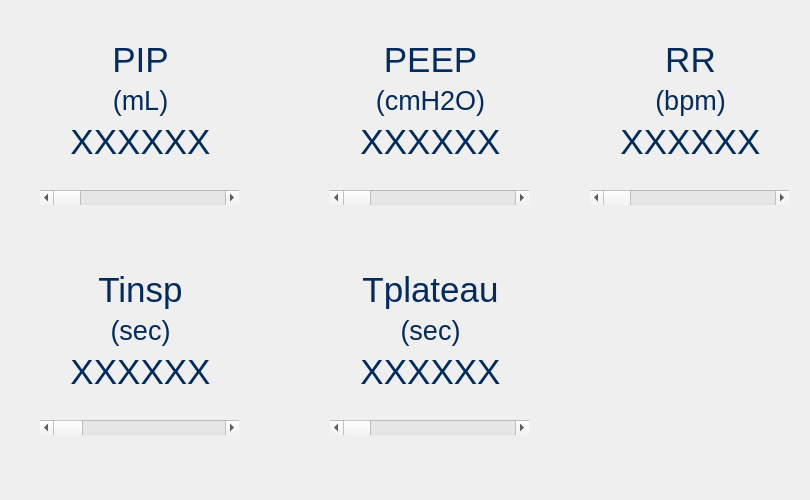
<?xml version="1.0" encoding="UTF-8"?>
<ui version="4.0">
 <class>Form</class>
 <widget class="QWidget" name="Form">
  <property name="geometry">
   <rect>
    <x>0</x>
    <y>0</y>
    <width>810</width>
    <height>500</height>
   </rect>
  </property>
  <property name="windowTitle">
   <string>Form</string>
  </property>
  <widget class="QWidget" name="layoutWidget">
   <property name="geometry">
    <rect>
     <x>590</x>
     <y>40</y>
     <width>201</width>
     <height>121</height>
    </rect>
   </property>
   <layout class="QVBoxLayout" name="verticalLayout_10">
    <item>
     <widget class="QLabel" name="RR_label_set">
      <property name="font">
       <font>
        <family>Arial</family>
        <pointsize>26</pointsize>
       </font>
      </property>
      <property name="styleSheet">
       <string notr="true">color: rgb(3, 43, 91);</string>
      </property>
      <property name="text">
       <string>RR</string>
      </property>
      <property name="alignment">
       <set>Qt::AlignCenter</set>
      </property>
     </widget>
    </item>
    <item>
     <widget class="QLabel" name="setRR_units">
      <property name="font">
       <font>
        <family>Arial</family>
        <pointsize>20</pointsize>
       </font>
      </property>
      <property name="styleSheet">
       <string notr="true">color: rgb(3, 43, 91);</string>
      </property>
      <property name="text">
       <string>(bpm)</string>
      </property>
      <property name="alignment">
       <set>Qt::AlignCenter</set>
      </property>
     </widget>
    </item>
    <item>
     <widget class="QLabel" name="setRRvar_setting">
      <property name="font">
       <font>
        <family>Arial</family>
        <pointsize>26</pointsize>
       </font>
      </property>
      <property name="styleSheet">
       <string notr="true">color: rgb(3, 43, 91);</string>
      </property>
      <property name="text">
       <string>XXXXXX</string>
      </property>
      <property name="alignment">
       <set>Qt::AlignCenter</set>
      </property>
     </widget>
    </item>
   </layout>
  </widget>
  <widget class="QWidget" name="layoutWidget">
   <property name="geometry">
    <rect>
     <x>40</x>
     <y>270</y>
     <width>201</width>
     <height>121</height>
    </rect>
   </property>
   <layout class="QVBoxLayout" name="verticalLayout_6">
    <item>
     <widget class="QLabel" name="Tinsp_label_set">
      <property name="font">
       <font>
        <family>Arial</family>
        <pointsize>26</pointsize>
       </font>
      </property>
      <property name="styleSheet">
       <string notr="true">color: rgb(3, 43, 91);</string>
      </property>
      <property name="text">
       <string>Tinsp</string>
      </property>
      <property name="alignment">
       <set>Qt::AlignCenter</set>
      </property>
     </widget>
    </item>
    <item>
     <widget class="QLabel" name="setTinsp_units">
      <property name="font">
       <font>
        <family>Arial</family>
        <pointsize>20</pointsize>
       </font>
      </property>
      <property name="styleSheet">
       <string notr="true">color: rgb(3, 43, 91);</string>
      </property>
      <property name="text">
       <string>(sec)</string>
      </property>
      <property name="alignment">
       <set>Qt::AlignCenter</set>
      </property>
     </widget>
    </item>
    <item>
     <widget class="QLabel" name="setTinspvar_setting">
      <property name="font">
       <font>
        <family>Arial</family>
        <pointsize>26</pointsize>
       </font>
      </property>
      <property name="styleSheet">
       <string notr="true">color: rgb(3, 43, 91);</string>
      </property>
      <property name="text">
       <string>XXXXXX</string>
      </property>
      <property name="alignment">
       <set>Qt::AlignCenter</set>
      </property>
     </widget>
    </item>
   </layout>
  </widget>
  <widget class="QWidget" name="layoutWidget">
   <property name="geometry">
    <rect>
     <x>330</x>
     <y>40</y>
     <width>201</width>
     <height>121</height>
    </rect>
   </property>
   <layout class="QVBoxLayout" name="verticalLayout_9">
    <item>
     <widget class="QLabel" name="PEEP_label_set">
      <property name="font">
       <font>
        <family>Arial</family>
        <pointsize>26</pointsize>
       </font>
      </property>
      <property name="styleSheet">
       <string notr="true">color: rgb(3, 43, 91);</string>
      </property>
      <property name="text">
       <string>PEEP</string>
      </property>
      <property name="alignment">
       <set>Qt::AlignCenter</set>
      </property>
     </widget>
    </item>
    <item>
     <widget class="QLabel" name="setPEEP_units">
      <property name="font">
       <font>
        <family>Arial</family>
        <pointsize>20</pointsize>
       </font>
      </property>
      <property name="styleSheet">
       <string notr="true">color: rgb(3, 43, 91);</string>
      </property>
      <property name="text">
       <string>(cmH2O)</string>
      </property>
      <property name="alignment">
       <set>Qt::AlignCenter</set>
      </property>
     </widget>
    </item>
    <item>
     <widget class="QLabel" name="setPEEPvar_setting">
      <property name="font">
       <font>
        <family>Arial</family>
        <pointsize>26</pointsize>
       </font>
      </property>
      <property name="styleSheet">
       <string notr="true">color: rgb(3, 43, 91);</string>
      </property>
      <property name="text">
       <string>XXXXXX</string>
      </property>
      <property name="alignment">
       <set>Qt::AlignCenter</set>
      </property>
     </widget>
    </item>
   </layout>
  </widget>
  <widget class="QWidget" name="layoutWidget">
   <property name="geometry">
    <rect>
     <x>40</x>
     <y>40</y>
     <width>201</width>
     <height>121</height>
    </rect>
   </property>
   <layout class="QVBoxLayout" name="verticalLayout_7">
    <item>
     <widget class="QLabel" name="PIP_label_set">
      <property name="font">
       <font>
        <family>Arial</family>
        <pointsize>26</pointsize>
       </font>
      </property>
      <property name="styleSheet">
       <string notr="true">color: rgb(3, 43, 91);</string>
      </property>
      <property name="text">
       <string>PIP</string>
      </property>
      <property name="alignment">
       <set>Qt::AlignCenter</set>
      </property>
     </widget>
    </item>
    <item>
     <widget class="QLabel" name="setPIP_units">
      <property name="font">
       <font>
        <family>Arial</family>
        <pointsize>20</pointsize>
       </font>
      </property>
      <property name="styleSheet">
       <string notr="true">color: rgb(3, 43, 91);</string>
      </property>
      <property name="text">
       <string>(mL)</string>
      </property>
      <property name="alignment">
       <set>Qt::AlignCenter</set>
      </property>
     </widget>
    </item>
    <item>
     <widget class="QLabel" name="setPIPvar_setting">
      <property name="font">
       <font>
        <family>Arial</family>
        <pointsize>26</pointsize>
       </font>
      </property>
      <property name="styleSheet">
       <string notr="true">color: rgb(3, 43, 91);</string>
      </property>
      <property name="text">
       <string>XXXXXX</string>
      </property>
      <property name="alignment">
       <set>Qt::AlignCenter</set>
      </property>
     </widget>
    </item>
   </layout>
  </widget>
  <widget class="QScrollBar" name="setTinspScrollBar">
   <property name="geometry">
    <rect>
     <x>40</x>
     <y>420</y>
     <width>199</width>
     <height>15</height>
    </rect>
   </property>
   <property name="maximum">
    <number>10</number>
   </property>
   <property name="pageStep">
    <number>2</number>
   </property>
   <property name="value">
    <number>0</number>
   </property>
   <property name="orientation">
    <enum>Qt::Horizontal</enum>
   </property>
  </widget>
  <widget class="QScrollBar" name="setRRScrollBar">
   <property name="geometry">
    <rect>
     <x>590</x>
     <y>190</y>
     <width>199</width>
     <height>15</height>
    </rect>
   </property>
   <property name="orientation">
    <enum>Qt::Horizontal</enum>
   </property>
  </widget>
  <widget class="QScrollBar" name="setPIPScrollBar">
   <property name="geometry">
    <rect>
     <x>40</x>
     <y>190</y>
     <width>199</width>
     <height>15</height>
    </rect>
   </property>
   <property name="orientation">
    <enum>Qt::Horizontal</enum>
   </property>
  </widget>
  <widget class="QScrollBar" name="setPEEPScrollBar">
   <property name="geometry">
    <rect>
     <x>330</x>
     <y>190</y>
     <width>199</width>
     <height>15</height>
    </rect>
   </property>
   <property name="orientation">
    <enum>Qt::Horizontal</enum>
   </property>
  </widget>
  <widget class="QWidget" name="layoutWidget_2">
   <property name="geometry">
    <rect>
     <x>330</x>
     <y>270</y>
     <width>201</width>
     <height>121</height>
    </rect>
   </property>
   <layout class="QVBoxLayout" name="verticalLayout_11">
    <item>
     <widget class="QLabel" name="Tplateau_label_set">
      <property name="font">
       <font>
        <family>Arial</family>
        <pointsize>26</pointsize>
       </font>
      </property>
      <property name="styleSheet">
       <string notr="true">color: rgb(3, 43, 91);</string>
      </property>
      <property name="text">
       <string>Tplateau</string>
      </property>
      <property name="alignment">
       <set>Qt::AlignCenter</set>
      </property>
     </widget>
    </item>
    <item>
     <widget class="QLabel" name="setTplateau_units">
      <property name="font">
       <font>
        <family>Arial</family>
        <pointsize>20</pointsize>
       </font>
      </property>
      <property name="styleSheet">
       <string notr="true">color: rgb(3, 43, 91);</string>
      </property>
      <property name="text">
       <string>(sec)</string>
      </property>
      <property name="alignment">
       <set>Qt::AlignCenter</set>
      </property>
     </widget>
    </item>
    <item>
     <widget class="QLabel" name="setTplateauvar_setting">
      <property name="font">
       <font>
        <family>Arial</family>
        <pointsize>26</pointsize>
       </font>
      </property>
      <property name="styleSheet">
       <string notr="true">color: rgb(3, 43, 91);</string>
      </property>
      <property name="text">
       <string>XXXXXX</string>
      </property>
      <property name="alignment">
       <set>Qt::AlignCenter</set>
      </property>
     </widget>
    </item>
   </layout>
  </widget>
  <widget class="QScrollBar" name="setTplateauScrollBar">
   <property name="geometry">
    <rect>
     <x>330</x>
     <y>420</y>
     <width>199</width>
     <height>15</height>
    </rect>
   </property>
   <property name="orientation">
    <enum>Qt::Horizontal</enum>
   </property>
  </widget>
 </widget>
 <resources/>
 <connections/>
</ui>
